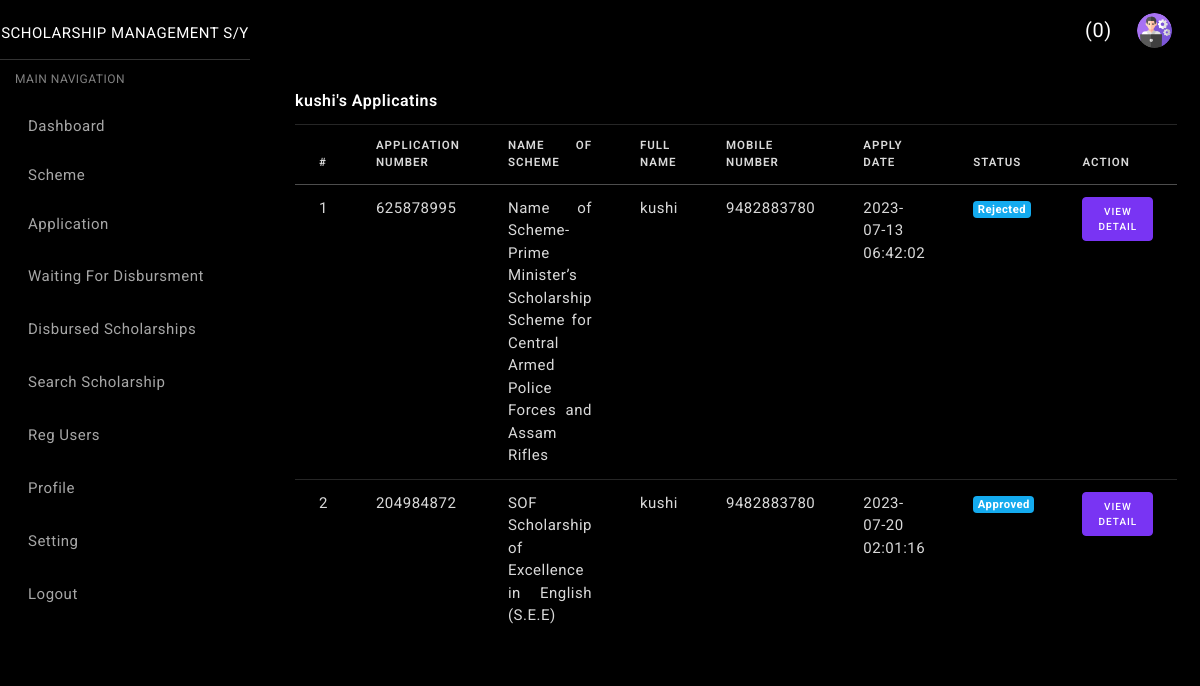
Screenshot of /admin/users-apps.php?userid=4&&username=kushi (signed in) with the database file from the repository.
### tables this page shows
CREATE TABLE `tblapply` (
  `ID` int(10) NOT NULL,
  `SchemeId` int(10) DEFAULT NULL,
  `ApplicationNumber` int(10) DEFAULT NULL,
  `UserID` int(10) DEFAULT NULL,
  `DateofBirth` date DEFAULT NULL,
  `Gender` varchar(50) DEFAULT NULL,
  `Category` varchar(30) DEFAULT NULL,
  `Religion` varchar(100) DEFAULT NULL,
  `Address` mediumtext DEFAULT NULL,
  `AadharNumber` varchar(200) DEFAULT NULL,
  `ProfilePic` varchar(250) DEFAULT NULL,
  `DocReq` varchar(250) DEFAULT NULL,
  `ApplyDate` timestamp NULL DEFAULT current_timestamp(),
  `Remark` mediumtext DEFAULT NULL,
  `Status` varchar(250) DEFAULT NULL,
  `UpdationDate` timestamp NULL DEFAULT current_timestamp(),
  `DisbursedAmount` decimal(10,0) DEFAULT NULL,
  `SanctionedDate` timestamp NULL DEFAULT NULL ON UPDATE current_timestamp()
);

CREATE TABLE `tblscheme` (
  `ID` int(5) NOT NULL,
  `SchemeName` varchar(250) DEFAULT NULL,
  `SchemeType` varchar(250) DEFAULT NULL,
  `SchemeGrade` varchar(250) DEFAULT NULL,
  `Yearofscholarship` varchar(250) DEFAULT NULL,
  `Category` varchar(250) DEFAULT NULL,
  `Criteria` varchar(250) DEFAULT NULL,
  `DocomentRequired` mediumtext DEFAULT NULL,
  `LastDate` date DEFAULT NULL,
  `ScholarDesc` mediumtext DEFAULT NULL,
  `ScholarAmount` decimal(10,0) DEFAULT NULL,
  `PublishedDate` timestamp NULL DEFAULT current_timestamp()
);

CREATE TABLE `tbluser` (
  `ID` int(10) NOT NULL,
  `FullName` varchar(250) DEFAULT NULL,
  `UserName` varchar(250) DEFAULT NULL,
  `MobileNumber` bigint(20) DEFAULT NULL,
  `Email` varchar(250) DEFAULT NULL,
  `Password` varchar(250) DEFAULT NULL,
  `RegDate` timestamp NULL DEFAULT current_timestamp()
);

### admin/users-apps.php (the view, shortened to what this page needs)
<?php
include('includes/dbconnection.php');
if (strlen($_SESSION['aid']==0)) {
  header('location:logout.php');
  } else{
  ?>
<!DOCTYPE html>
<html lang="en">
<head>
  <link href="../assets/css/bootstrap.min.css" rel="stylesheet"/>
  <link href="../assets/css/sidebar-menu.css" rel="stylesheet"/>
  <link href="../assets/css/app-style.css" rel="stylesheet"/>
</head>
<body class="bg-theme bg-theme1">
 <div id="wrapper">
    <?php include_once('includes/sidebar.php');?>
<?php include_once('includes/header.php');?>
  <div class="content-wrapper">
    <div class="container-fluid">
      <div class="row">
        <div class="col-lg-12">
          <div class="card">
            <div class="card-body">
              <h5 class="card-title"><?php echo $_GET['username'];?>'s Applicatins</h5>
              <div >
                <table class="table">
                  <thead>
                    <tr>
                      <th scope="col">#</th>
                      <th scope="col">Application Number</th>
                      <th scope="col">Name of Scheme</th>
                      <th scope="col">Full Name</th>
                      <th scope="col">Mobile Number</th>
                      <th scope="col">Apply Date</th>
                      <th scope="col">Status</th>
                      <th scope="col">Action</th>
                    </tr>
                  </thead>
                  <tbody>
                    <?php
                    $uid=intval($_GET['userid']);
$sql="SELECT tbluser.ID as uid,tbluser.FullName,tbluser.MobileNumber,tbluser.Email,tblscheme.ID as sid,tblscheme.SchemeName,tblapply.ID as appid,tblapply.ApplicationNumber,tblapply.ApplyDate,tblapply.Status,tblapply.Status from tblapply join tbluser on tblapply.UserID=tbluser.ID join tblscheme on tblapply.SchemeId=tblscheme.ID where tbluser.ID='$uid' ";
$query = $dbh -> prepare($sql);
$query->execute();
$results=$query->fetchAll(PDO::FETCH_OBJ);
$cnt=1;
if($query->rowCount() > 0)
{
foreach($results as $row)
{               ?>
                    <tr>
                                                <td><?php echo htmlentities($cnt);?></td>
                                                <td><?php  echo htmlentities($row->ApplicationNumber);?></td>
                                                <td><?php  echo htmlentities($row->SchemeName);?></td>
                                                <td><?php  echo htmlentities($row->FullName);?></td>
                                                <td><?php  echo htmlentities($row->MobileNumber);?></td>
                                                <td><?php  echo htmlentities($row->ApplyDate);?></td>
                                                <?php if($row->Status==""){ ?>
                     <td class="font-w600"><?php echo "Not Updated Yet"; ?></td>
<?php } else { ?>
                                        <td>
                                            <span class="badge badge-primary"><?php  echo htmlentities($row->Status);?></span>
                                        </td><?php } ?>
                                                <td><a href="view-application.php?viewid=<?php echo htmlentities ($row->appid);?>" class="btn btn-primary btn-sm">View Detail</a>
                                                </td>
                                            </tr>
                                    <?php $cnt=$cnt+1;}} ?>
                  </tbody>
                </table>
              </div>
            </div>
          </div>
        </div>
      </div>
    </div>
    </div>
  </div>
</body>
</html>
<?php }  ?>

### assets/css/app-style.css (style rules this page uses)
html { font-family: 'Roboto', sans-serif; -webkit-text-size-adjust: 100%; -ms-text-size-adjust: 100%; -ms-overflow-style: scrollbar; -webkit-tap-highlight-color: transparent }
html { height: 100%; }
body { background-color: #000; font-family: 'Roboto', sans-serif; font-size: 15px; color: rgba(255,255,255,.85); letter-spacing: 0.5px; }
::placeholder { color: #fff !important; font-size: 13px; opacity: .5 !important; }
.h1, .h2, .h3, .h4, .h5, .h6, h1, h2, h3, h4, h5, h6 { color: #ffffff; }
.h5, h5 { font-size: 18px; line-height: 22px; }
a { color: #ffffff; }
a { outline: none!important }
.row { margin-right: -12.5px; margin-left: -12.5px; }
.col, .col-1, .col-10, .col-11, .col-12, .col-2, .col-3, .col-4, .col-5, .col-6, .col-7, .col-8, .col-9, .col-auto, .col-lg, .col-lg-1, .col-lg-10, .col-lg-11, .col-lg-12, .col-lg-2, .col-lg-3, .col-lg-4, .col-lg-5, .col-lg-6, .col-lg-7, .col-lg-8, .col-lg-9, .col-lg-auto, .col-md, .col-md-1, .col-md-10, .col-md-11, .col-md-12, .col-md-2, .col-md-3, .col-md-4, .col-md-5, .col-md-6, .col-md-7, .col-md-8, .col-md-9, .col-md-auto, .col-sm, .col-sm-1, .col-sm-10, .col-sm-11, .col-sm-12, .col-sm-2, .col-sm-3, .col-sm-4, .col-sm-5, .col-sm-6, .col-sm-7, .col-sm-8, .col-sm-9, .col-sm-auto, .col-xl, .col-xl-1, .col-xl-10, .col-xl-11, .col-xl-12, .col-xl-2, .col-xl-3, .col-xl-4, .col-xl-5, .col-xl-6, .col-xl-7, .col-xl-8, .col-xl-9, .col-xl-auto { padding-right: 12.5px; padding-left: 12.5px; }
#wrapper { width:100%; position: relative; }
.content-wrapper { margin-left: 250px; padding-top: 70px; padding-left: 10px; padding-right: 10px; padding-bottom: 70px; overflow-x: hidden; -webkit-transition: all 0.3s ease; -moz-transition: all 0.3s ease; -o-transition: all 0.3s ease; transition: all 0.3s ease; }
.bg-theme { background-size: 100% 100%; background-attachment: fixed; background-position: center; background-repeat: no-repeat; transition: background .3s; }
body.bg-theme1 { background-image: url(https://wallpapercave.com/wp/wp3013524.jpg); }
.card { margin-bottom: 25px; box-shadow: 0 2px 10px rgba(0, 0, 0, 0.1); border: none; background-color: rgba(0,0,0,.2); }
.card-title { margin-bottom: .75rem; font-weight: 600; font-size: 16px; color:#ffffff; }
.btn { font-size: .70rem; font-weight: 500; letter-spacing: 1px; padding: 9px 19px; border-radius: .25rem; text-transform: uppercase; box-shadow: 0 .125rem .25rem rgba(0, 0, 0, .075); }
.btn-sm { font-size: 10px; font-weight: 500; padding: 6px 15px; }
.btn-primary { color: #fff; background-color: #7934f3; border-color: #7934f3 }
.card .table { margin-bottom:0px; }
.card .table td, .card .table th { padding-right: 1.5rem; padding-left: 1.5rem; }
.table { width: 100%; margin-bottom: 1rem; color: rgba(255,255,255,.85); }
.table thead th { font-size: .72rem; padding-top: .75rem; padding-bottom: .75rem; letter-spacing: 1px; text-transform: uppercase; border-bottom: 1px solid rgba(255, 255, 255, 0.3) }
.table td, .table th { text-align: justify; border-top: 1px solid rgba(255, 255, 255, 0.15); }
.table th { font-weight: 600; }
.badge { display: inline-block; padding: .25em .4em; font-size: 75%; font-weight: 700; line-height: 1; text-align: center; white-space: nowrap; vertical-align: baseline; border-radius: .25rem; box-shadow: 0 0.125rem 0.25rem rgba(0, 0, 0, .075); }
.badge-primary { color: #fff; background-color: #14abef; }

### rows the page displays
tblapply: ApplicationNumber "625878995", SchemeId.SchemeName "Name of Scheme-Prime Minister’s Scholarship Scheme for Central Armed Police Forces and Assam Rifles", UserID.FullName "kushi", UserID.MobileNumber "9482883780", ApplyDate "2023-07-13 06:42:02", Status "Rejected"
tblapply: ApplicationNumber "204984872", SchemeId.SchemeName "SOF Scholarship of Excellence in English (S.E.E)", UserID.FullName "kushi", UserID.MobileNumber "9482883780", ApplyDate "2023-07-20 02:01:16", Status "Approved"

### other values shown
$newapp "0"
$_GET['username'] "kushi"
